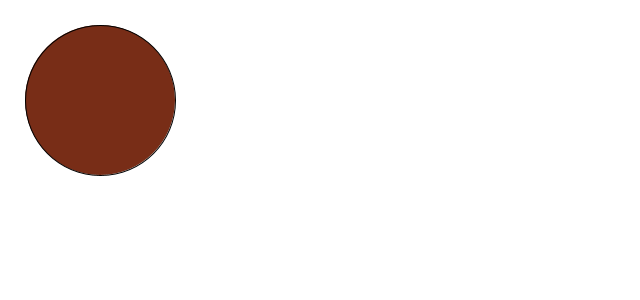
Frame 1 (no input)
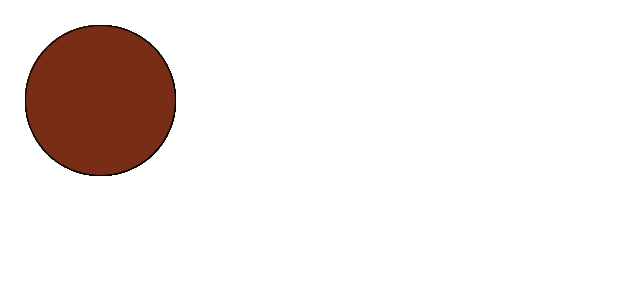
Frame 60 (the mouse pressed at the canvas centre just before this capture)
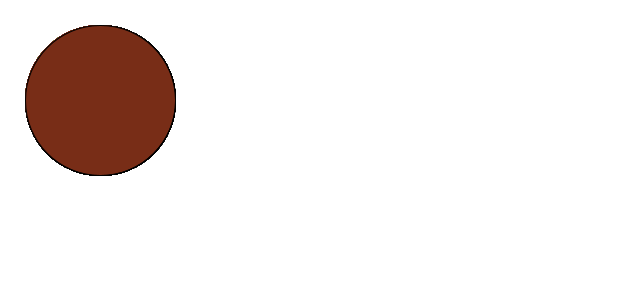
Frame 120 (the mouse held since frame 60 and released just before this capture)

The Processing sketch that drew these frames (run headless with seeded random() and noise(); from frame 60 on, the mouse is pressed at the canvas centre):

// Processing sketch: myfirst
// ── myfirst.pde
void setup() {
  size(640, 300);
  background (255,255,255);
}
void draw() {
  fill(120, 45, 23);
  circle(100,100, 150);
}
